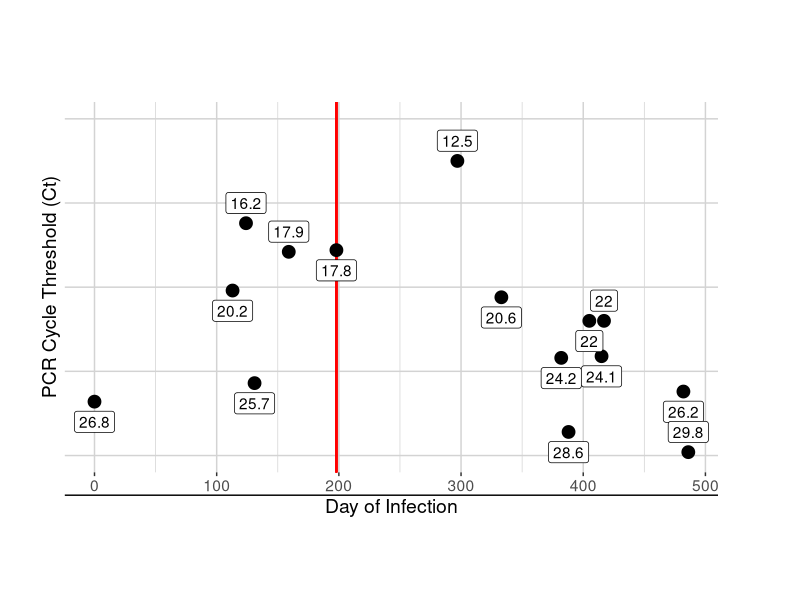

This figure's R source:
library(ggplot2)
library(cowplot)

data_filepath = "/Volumes/working_ssd/e484t_manuscript/"
setwd(data_filepath)
Ct <- read.csv("data/Ct_timeline.csv")
Ct$Encounter.date <- as.Date(Ct$Encounter.date, format = "%m/%d/%y")
Ct$SARS.CoV.2.PCR.Ct <- round(Ct$SARS.CoV.2.PCR.Ct, digits = 1)

# ppi <- 300
# png("visuals/Ct_values_treatments.png", width = 8*ppi, height = 8*ppi, res = ppi)
# svg("visuals/Ct_values_treatments.svg")
pdf(file = "/Users/nicholasminor/Documents/informatics/E484T_paper/visuals/Ct_values_treatments.pdf", 
    width = 8, height = 6)

Ct_plot <- ggplot(data = Ct, aes(x = Encounter.days.post.first.SARS.CoV.2.test, 
                                  y = SARS.CoV.2.PCR.Ct)) +
  coord_cartesian(ylim = c(30,10)) + 
  scale_x_continuous(n.breaks = 5) +
  geom_segment(aes(x = Encounter.days.post.first.SARS.CoV.2.test[6],
                   xend=Encounter.days.post.first.SARS.CoV.2.test[6],
                   y=9,yend=31), 
               colour = "red", size=0.5) +
  # geom_text(aes(x=Encounter.days.post.first.SARS.CoV.2.test[6], 
  #               y= 9, label = "Bamlanivumab administered"), 
  #           color = "black", vjust = 1, size = 4) +
  # geom_line(linetype = 2) + 
  geom_point(size = 4) + 
  geom_label(aes(x=Encounter.days.post.first.SARS.CoV.2.test, 
                 y = SARS.CoV.2.PCR.Ct, label = SARS.CoV.2.PCR.Ct), 
             nudge_y = c(1.2, 1.2, -1.2, 1.2, -1.2, 1.2, -1.2, 1.2, 1.2, 1.2)) + 
  theme(panel.background = element_rect(fill = "#FFFFFF"), 
        panel.grid = element_line(color = "#D3D3D3"),
        axis.line = element_line(color = "black"), 
        legend.key.height = unit(1, 'cm')) + 
  labs(x = "Day of Infection",
       y = "PCR Cycle Threshold (Ct)",
       col="") + 
  theme(legend.position = "none") + 
  theme(plot.margin = unit(par("mar"), "line")) +
  theme(text = element_text(size = 14))
  # scale_color_gradient(name = "Relative\nViral Load",
  #                      breaks = c(0.04, 0.06, 0.08),
  #                      labels = c("Low","Medium","High"))
Ct_plot

# treatments <- ggplot(data = Ct, aes(x = Encounter.days.post.first.SARS.CoV.2.test, 
#                                     y = SARS.CoV.2.PCR.Ct)) +
#   scale_x_continuous(n.breaks = 10, position = "top") + 
#   theme(axis.title.x=element_blank(),
#         axis.title.y=element_blank(), axis.text.y=element_blank(), axis.ticks.y=element_blank(),
#         axis.line.y = element_blank(), axis.line.x = element_line(color = "black"),
#         panel.background = element_rect(fill = "#FFFFFF"))
# 
# plot_grid(Ct_plot, treatments, align = "v", ncol = 1, rel_heights = c(.7, .3), axis = "tblr")
# # ggsave("visuals/Ct_values_treatments.svg", device = svg, dpi = "print") # a "print" dpi is 300, the same as what we set ppi to above 
# ggsave("/Users/nicholasminor/Documents/informatics/E484T_paper/visuals/Ct_values_treatments.pdf", 
#        device = pdf, dpi = "print",
#        height = 6,
#        width = 8) # a "print" dpi is 300, the same as what we set ppi to above 
dev.off()

